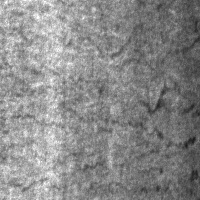
#> input picture dataset/NEU-DET/train/images/crazing/crazing_10.jpg, 200 x 200 px; its folder holds only this picture in this run
$ jupyter execute eda.ipynb
#> lines starting #> are read from the running program, lines starting #| are printed output that depends on the picture
# NEU Surface Defect Dataset — EDA
Explore class distribution, image properties, and visualize samples before training.

[cell 1]
import os
import numpy as np
import matplotlib.pyplot as plt
from PIL import Image
from collections import defaultdict

## 1. Dataset Paths

[cell 2]
TRAIN_DIR = "../dataset/NEU-DET/train/images"
VAL_DIR   = "../dataset/NEU-DET/validation/images"

# Class names are the subfolder names
CLASS_NAMES = sorted(os.listdir(TRAIN_DIR))
print("Classes:", CLASS_NAMES)
print("Num classes:", len(CLASS_NAMES))

## 2. Class Distribution

[cell 3]
def count_images(root_dir):
    counts = {}
    for cls in sorted(os.listdir(root_dir)):
        cls_path = os.path.join(root_dir, cls)
        if os.path.isdir(cls_path):
            counts[cls] = len([
                f for f in os.listdir(cls_path)
                if f.lower().endswith(('.jpg', '.jpeg', '.png', '.bmp'))
            ])
    return counts

train_counts = count_images(TRAIN_DIR)
val_counts   = count_images(VAL_DIR)

print("Train counts:")
for cls, count in train_counts.items():
    print(f"  {cls}: {count}")

print("\nValidation counts:")
for cls, count in val_counts.items():
    print(f"  {cls}: {count}")

print(f"\nTotal train: {sum(train_counts.values())}")
print(f"Total val:   {sum(val_counts.values())}")

[cell 4]
# Bar chart — class distribution
fig, axes = plt.subplots(1, 2, figsize=(14, 5))

for ax, counts, title in zip(axes, [train_counts, val_counts], ["Train", "Validation"]):
    bars = ax.bar(counts.keys(), counts.values(), color='steelblue', edgecolor='black')
    ax.set_title(f"{title} Set — Class Distribution", fontsize=13)
    ax.set_xlabel("Defect Class")
    ax.set_ylabel("Image Count")
    ax.tick_params(axis='x', rotation=30)
    for bar in bars:
        ax.text(
            bar.get_x() + bar.get_width() / 2,
            bar.get_height() + 0.5,
            str(int(bar.get_height())),
            ha='center', va='bottom', fontsize=10
        )

plt.tight_layout()
plt.savefig("class_distribution.png", dpi=150)
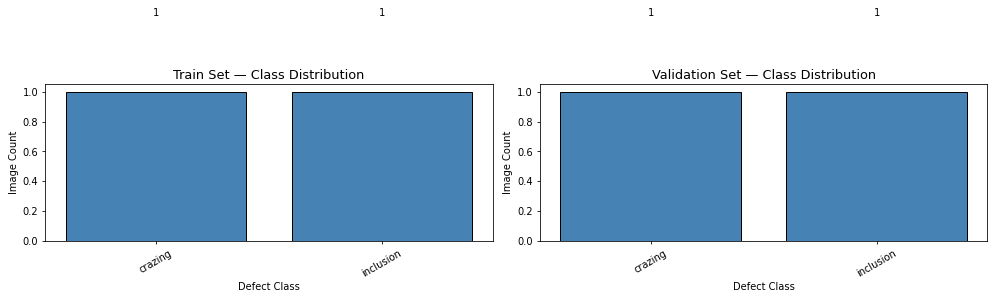
#> figure drawn by matplotlib, 2 panels
plt.show()

## 3. Sample Images Per Class

[cell 5]
def show_samples(root_dir, n_per_class=4):
#> called with root_dir = '../dataset/NEU-DET/train/images', n_per_class = 4
    classes = sorted(os.listdir(root_dir))
    fig, axes = plt.subplots(len(classes), n_per_class, figsize=(n_per_class * 3, len(classes) * 3))

    for row, cls in enumerate(classes):
        cls_path = os.path.join(root_dir, cls)
        images = [
            f for f in os.listdir(cls_path)
            if f.lower().endswith(('.jpg', '.jpeg', '.png', '.bmp'))
        ]
        samples = images[:n_per_class]

        for col, img_name in enumerate(samples):
            img = Image.open(os.path.join(cls_path, img_name)).convert("L")  # grayscale
            axes[row][col].imshow(img, cmap='gray')
            axes[row][col].axis('off')
            if col == 0:
                axes[row][col].set_ylabel(cls, fontsize=11, rotation=0, labelpad=60, va='center')

    plt.suptitle("Sample Images Per Class (Train)", fontsize=14, y=1.01)
    plt.tight_layout()
    plt.savefig("sample_images.png", dpi=150, bbox_inches='tight')
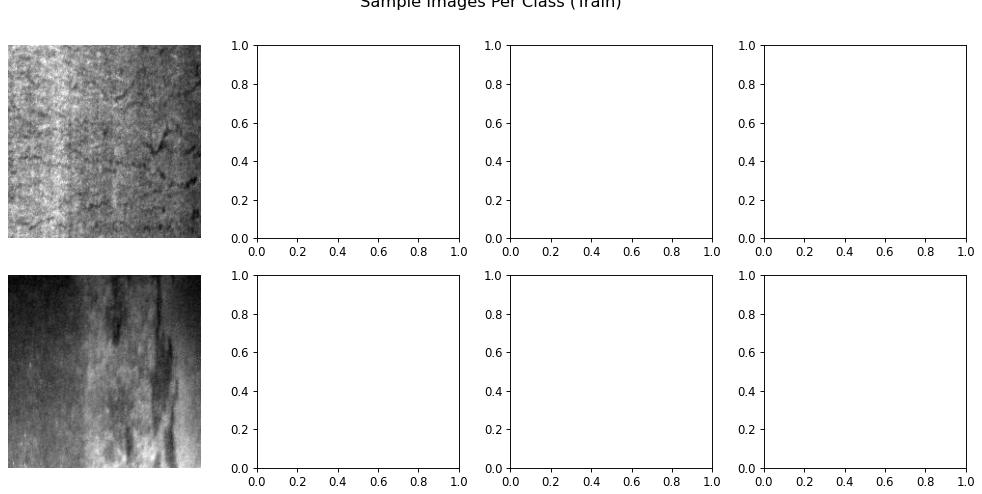
#> figure drawn by matplotlib, 2 panels
    plt.show()

show_samples(TRAIN_DIR, n_per_class=4)

## 4. Image Properties — Size and Channel Check

[cell 6]
sizes = []
modes = defaultdict(int)  # e.g. 'L' = grayscale, 'RGB' = color

for cls in CLASS_NAMES:
    cls_path = os.path.join(TRAIN_DIR, cls)
    for fname in os.listdir(cls_path):
        if fname.lower().endswith(('.jpg', '.jpeg', '.png', '.bmp')):
            img = Image.open(os.path.join(cls_path, fname))
#> img is the input picture: PIL image 200x200 RGB; min 24, max 255, mean 137
            sizes.append(img.size)  # (width, height)
            modes[img.mode] += 1

widths  = [s[0] for s in sizes]
#> widths = [200, 200]
heights = [s[1] for s in sizes]
#> heights = [200, 200]

print(f"Unique sizes: {set(sizes)}")
#| Unique sizes: {(200, 200)}
print(f"Width  — min: {min(widths)}, max: {max(widths)}, mean: {np.mean(widths):.1f}")
#| Width  — min: 200, max: 200, mean: 200.0
print(f"Height — min: {min(heights)}, max: {max(heights)}, mean: {np.mean(heights):.1f}")
#| Height — min: 200, max: 200, mean: 200.0
print(f"\nImage modes (channel types): {dict(modes)}")
#| Image modes (channel types): {'RGB': 2}
print("  L = grayscale, RGB = color")

## 5. Pixel Intensity Distribution Per Class

[cell 7]
# Mean pixel intensity per class — tells us if any class looks visually distinct
fig, ax = plt.subplots(figsize=(10, 5))

for cls in CLASS_NAMES:
    cls_path = os.path.join(TRAIN_DIR, cls)
    pixel_means = []
    for fname in os.listdir(cls_path):
        if fname.lower().endswith(('.jpg', '.jpeg', '.png', '.bmp')):
            img = np.array(Image.open(os.path.join(cls_path, fname)).convert("L"))
            pixel_means.append(img.mean())
    ax.hist(pixel_means, bins=20, alpha=0.6, label=cls)

ax.set_title("Mean Pixel Intensity Distribution Per Class")
ax.set_xlabel("Mean Pixel Value (0–255)")
ax.set_ylabel("Count")
ax.legend()
plt.tight_layout()
plt.savefig("pixel_intensity.png", dpi=150)
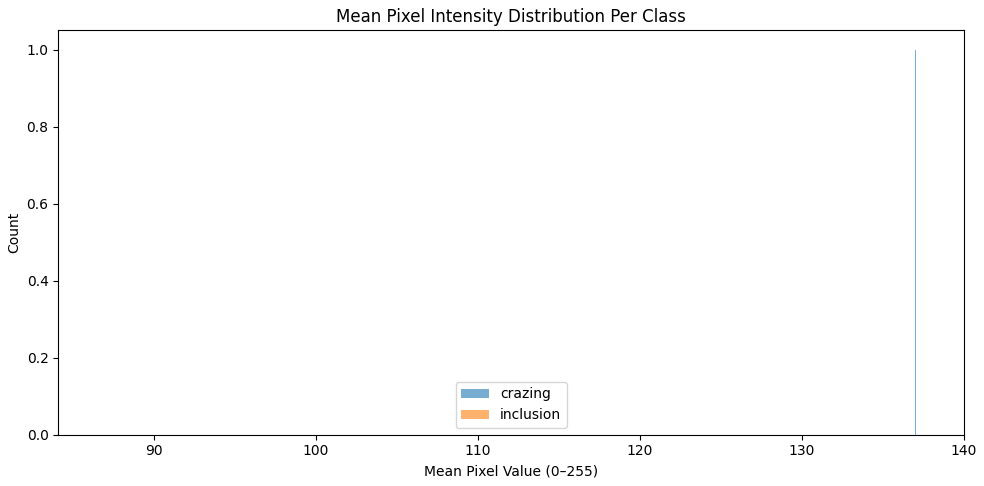
#> figure drawn by matplotlib, 1 panel; tallest bar 1 high, from x = 137 to 137; tallest bar 1 high, from x = 87.13 to 87.18
plt.show()

## 6. Dataset Mean and Std — For Normalization in Training

[cell 8]
# Compute mean and std across all training images
# These values go into transforms.Normalize() in train.py

pixel_values = []

for cls in CLASS_NAMES:
    cls_path = os.path.join(TRAIN_DIR, cls)
    for fname in os.listdir(cls_path):
        if fname.lower().endswith(('.jpg', '.jpeg', '.png', '.bmp')):
            img = np.array(Image.open(os.path.join(cls_path, fname)).convert("RGB")) / 255.0
#> img: shape (200, 200, 3) float64
            pixel_values.append(img)

all_pixels = np.concatenate([p.reshape(-1, 3) for p in pixel_values], axis=0)

mean = all_pixels.mean(axis=0)
#> mean = [0.439, 0.439, 0.439]
std  = all_pixels.std(axis=0)
#> std = [0.142, 0.142, 0.142]

print("Dataset mean (R, G, B):", mean.round(4))
#| Dataset mean (R, G, B): [0.4395 0.4395 0.4395]
print("Dataset std  (R, G, B):", std.round(4))
#| Dataset std  (R, G, B): [0.1419 0.1419 0.1419]
print()
print("Use these in train.py:")
print(f"  transforms.Normalize(mean={list(mean.round(4))}, std={list(std.round(4))})")
#|   transforms.Normalize(mean=[0.4395, 0.4395, 0.4395], std=[0.1419, 0.1419, 0.1419])
print()
print("Note: if mean R=G=B and std R=G=B, images are effectively grayscale")
print("ResNet18 still expects 3 channels — convert L -> RGB in your Dataset class")
